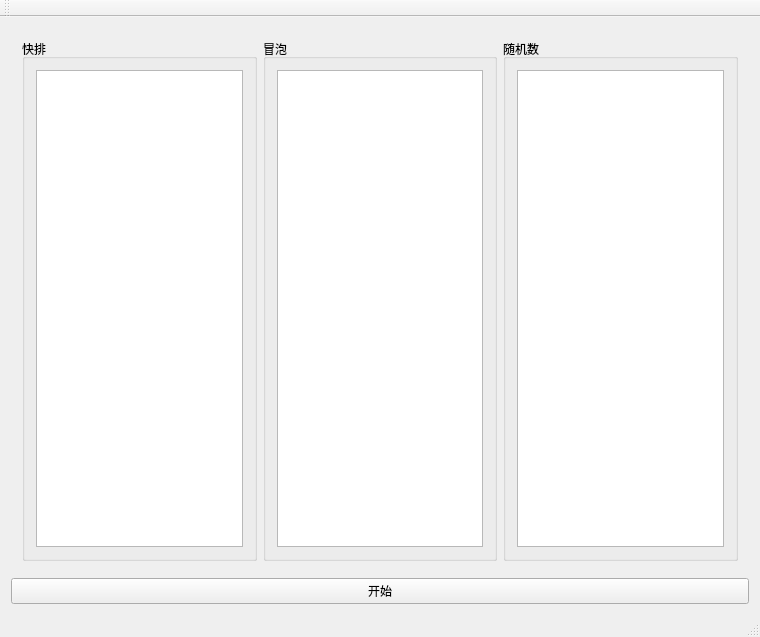
<?xml version="1.0" encoding="UTF-8"?>
<ui version="4.0">
 <class>MainWindow</class>
 <widget class="QMainWindow" name="MainWindow">
  <property name="geometry">
   <rect>
    <x>0</x>
    <y>0</y>
    <width>760</width>
    <height>637</height>
   </rect>
  </property>
  <property name="windowTitle">
   <string>MainWindow</string>
  </property>
  <widget class="QWidget" name="centralWidget">
   <layout class="QVBoxLayout" name="verticalLayout_2">
    <item>
     <widget class="QWidget" name="widget" native="true">
      <layout class="QHBoxLayout" name="horizontalLayout">
       <item>
        <widget class="QGroupBox" name="groupBox_3">
         <property name="title">
          <string>快排</string>
         </property>
         <layout class="QHBoxLayout" name="horizontalLayout_4">
          <item>
           <widget class="QListWidget" name="quickList"/>
          </item>
         </layout>
        </widget>
       </item>
       <item>
        <widget class="QGroupBox" name="groupBox_2">
         <property name="title">
          <string>冒泡</string>
         </property>
         <layout class="QHBoxLayout" name="horizontalLayout_3">
          <item>
           <widget class="QListWidget" name="bubbleList"/>
          </item>
         </layout>
        </widget>
       </item>
       <item>
        <widget class="QGroupBox" name="groupBox">
         <property name="title">
          <string>随机数</string>
         </property>
         <layout class="QHBoxLayout" name="horizontalLayout_2">
          <item>
           <widget class="QListWidget" name="randList"/>
          </item>
         </layout>
        </widget>
       </item>
      </layout>
     </widget>
    </item>
    <item>
     <widget class="QPushButton" name="start">
      <property name="text">
       <string>开始</string>
      </property>
     </widget>
    </item>
   </layout>
  </widget>
  <widget class="QMenuBar" name="menuBar">
   <property name="geometry">
    <rect>
     <x>0</x>
     <y>0</y>
     <width>760</width>
     <height>26</height>
    </rect>
   </property>
  </widget>
  <widget class="QToolBar" name="mainToolBar">
   <attribute name="toolBarArea">
    <enum>TopToolBarArea</enum>
   </attribute>
   <attribute name="toolBarBreak">
    <bool>false</bool>
   </attribute>
  </widget>
  <widget class="QStatusBar" name="statusBar"/>
 </widget>
 <layoutdefault spacing="6" margin="11"/>
 <resources/>
 <connections/>
</ui>
